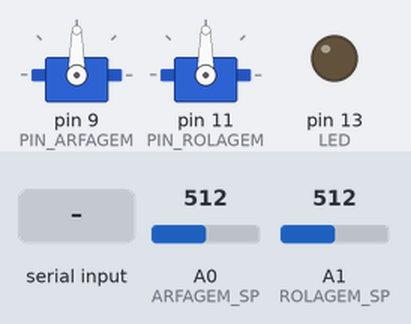
This sketch was run on a simulated Arduino Uno, built with avr-gcc and run on an emulated ATmega328P. On the bench: 2 × servo, output pins drawn as LEDs (lit = HIGH). Inputs (shaded band) come from the test bench; at power-on: A0 (ARFAGEM_SP) = 512, A1 (ROLAGEM_SP) = 512. What the sketch prints to the serial monitor is not drawn.

Above: at 1.2 s.
1.3 s: "90,45\n" received over Serial
At 2.8 s:
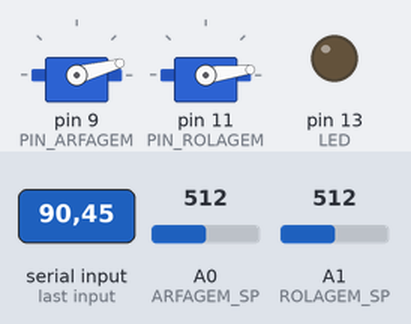
3.8 s: "200\n" received over Serial
At 5.9 s:
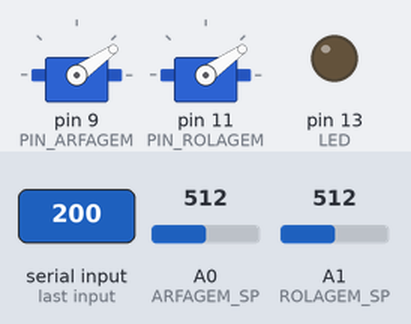
Timing chart, 0 to 7.4 s (numbered marks = the images above; inputs shaded):
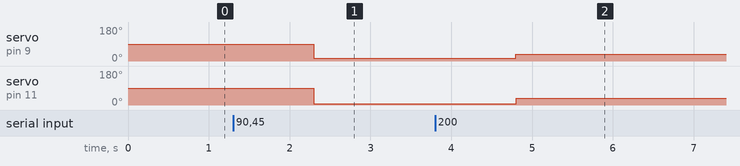

The sketch:

timer_teste.ino
```cpp
#include <MsTimer2.h>
#include <Servo.h>

#define LED 13
#define PIN_ARFAGEM 9
#define PIN_ROLAGEM 11
#define ARFAGEM_SP A0
#define ROLAGEM_SP A1
#define ARFAGEM_SENSOR A2
#define ROLAGEM_SENSOR A3

Servo arfagem;
Servo rolagem;

void setup() {
  MsTimer2::set(10, readSensor); //10 mili segundos
  MsTimer2::start();

  arfagem.attach(PIN_ARFAGEM);
  rolagem.attach(PIN_ROLAGEM);

  pinMode(LED, OUTPUT);

  Serial.begin(115200);
}

void readSensor() {
  int arfagem_sp = analogRead(ARFAGEM_SP);
  int rolagem_sp = analogRead(ROLAGEM_SP);
  int arfagem_sensor = 0;
  int rolagem_sensor = 0;

  String serialValue = String(arfagem_sp);
  serialValue.concat(',');
  serialValue.concat(rolagem_sp);
  serialValue.concat(',');
  serialValue.concat(arfagem_sensor);
  serialValue.concat(',');
  serialValue.concat(rolagem_sensor);

  Serial.println(serialValue);
}

void loop() {
  if (Serial.available()) {
    String serialRead = Serial.readString();

    int arfagemS = serialRead.substring(0, serialRead.indexOf(',')).toInt();
    int rolagemS = serialRead.substring(serialRead.indexOf(',') + 1).toInt();

    arfagem.write(map(arfagemS, 0, 1023, 0, 180));
    rolagem.write(map(rolagemS, 0, 1023, 0, 180));
  }
}
```

Measured:
- after the input at 1.3 s, servo on pin 9 (PIN_ARFAGEM): 90° → 15° after 1.0 s; servo on pin 11 (PIN_ROLAGEM): 90° → 7° after 1.0 s
- after the input at 3.8 s, servo on pin 9 (PIN_ARFAGEM): 15° → 35° after 1.0 s; servo on pin 11 (PIN_ROLAGEM): 7° → 35° after 1.0 s
